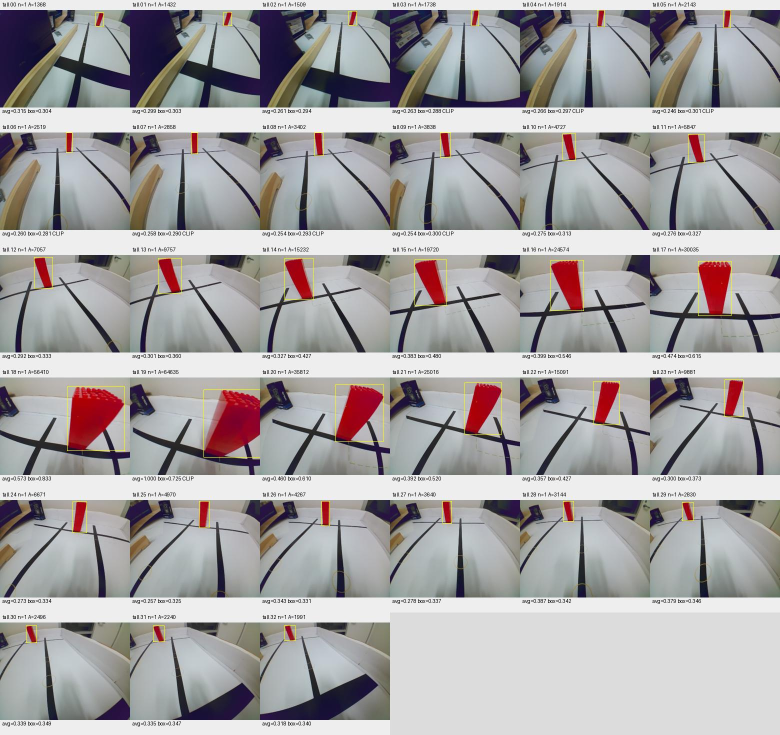
#> input picture Temp_test_01/pillar_area_model/tall_contact_sheet.jpg, 1560 x 1470 px (shown at 1/2 size)
$ python red_shape_camera.py --image ../pillar_area_model/tall_contact_sheet.jpg
#> lines starting #> are read from the running program, lines starting #| are printed output that depends on the picture; after the words box and inside, x2 and y2 are one past the last pixel; in counts of white or black regions, pixels touching at a corner belong together
#!/usr/bin/env python3
# -*- coding: utf-8 -*-
"""640x480 shape measurements using Recording_N02.py's DonkeyCar PiCamera.

Run inside the SAME Raspberry Pi Python environment as Recording_N02.py:
    python3 red_shape_camera.py
    python3 red_shape_camera.py --image model.jpg --no-window

Camera frames are RGB. Only the DISPLAY/SAVED PNG is converted to BGR.
This diagnostic measures apparent pixel dimensions; it does not infer cm.
"""

import argparse
from dataclasses import asdict, dataclass
from datetime import datetime
import json
import os
from pathlib import Path
import signal
import sys
import time

import cv2
import numpy as np


CAPTURE_W, CAPTURE_H = 640, 480
CAMERA_FRAMERATE = 30
LOOP_HZ = 20
SHUTTER_US = 1500
AWB_GAINS = (1.2, 1.5)
VIEW_TITLE = "Red shape - Recording_N02 camera"
MASK_TITLE = "Red mask / HSV controls"
DEFAULT_OUTPUT = Path(__file__).resolve().parent / "captures"


@dataclass
class Settings:
    # Same red HSV defaults as Recording_N02.py, including the hue wraparound.
    hue_width: int = 10
    s_min: int = 100
    v_min: int = 70
    min_area: int = 300
    min_size: int = 12
    kernel: int = 3


def detect_red(rgb, settings):
    """Return cleaned mask and up to three largest independent red regions.

    Do not swap RGB channels, resize the frame, or merge distant components.
    minAreaRect compensates for modest image-plane roll, NOT 3-D perspective.
    """
    hsv = cv2.cvtColor(rgb, cv2.COLOR_RGB2HSV)
    low = cv2.inRange(hsv, (0, settings.s_min, settings.v_min),
                      (settings.hue_width, 255, 255))
    high = cv2.inRange(hsv, (180 - settings.hue_width, settings.s_min,
                           settings.v_min), (179, 255, 255))
    mask = cv2.bitwise_or(low, high)
    if settings.kernel:
        kernel = np.ones((settings.kernel, settings.kernel), np.uint8)
        # Bridge tiny highlight holes, then remove isolated noise. Small kernel
        # preserves sharp corners better than heavy blur/large morphology.
        mask = cv2.morphologyEx(mask, cv2.MORPH_CLOSE, kernel)
        mask = cv2.morphologyEx(mask, cv2.MORPH_OPEN, kernel)

    contours = cv2.findContours(mask, cv2.RETR_EXTERNAL,
                                cv2.CHAIN_APPROX_SIMPLE)[-2]
    frame_h, frame_w = mask.shape
    detections = []
    for contour in sorted(contours, key=cv2.contourArea, reverse=True):
        area = float(cv2.contourArea(contour))
        x, y, w, h = cv2.boundingRect(contour)
        if area < settings.min_area or min(w, h) < settings.min_size:
            continue
        rect = cv2.minAreaRect(contour)
        box = cv2.boxPoints(rect)
        edges = np.roll(box, -1, axis=0) - box
        lengths = np.linalg.norm(edges, axis=1)
        if min(lengths) < 1:
            continue
        # Preserve screen-horizontal width and screen-vertical height. Sorting
        # edges into long/short would lose W/H>1 for the short, wide model.
        horizontal = int(np.argmax(np.abs(edges[:, 0]) / lengths))
        width = float(lengths[horizontal])
        height = float(lengths[(horizontal + 1) % 4])
        polygon = cv2.approxPolyDP(contour, 0.02 * cv2.arcLength(contour, True), True)
        vertices = len(polygon)
        outline = "QUAD" if vertices == 4 and cv2.isContourConvex(polygon) else (
            "POLYGON-{}".format(vertices) if 3 <= vertices <= 6 else "IRREGULAR/ROUND")
        clipped = x <= 0 or y <= 0 or x + w >= frame_w or y + h >= frame_h
        metrics = {
            "id": len(detections) + 1,
            "bbox_xywh": [int(x), int(y), int(w), int(h)],
            "axis_width_px": int(w), "axis_height_px": int(h),
            "axis_w_over_h": float(w / h),
            "oriented_width_px": width, "oriented_height_px": height,
            "oriented_w_over_h": width / height,
            "oriented_h_over_w": height / width,
            "contour_area_px": area,
            "rectangle_fill": float(area / (width * height)),
            "polygon_vertices": vertices, "outline": outline,
            "touches_image_border": bool(clipped),
        }
        detections.append({"metrics": metrics, "contour": contour,
                           "box": box, "polygon": polygon})
        if len(detections) == 3:
            break
    return mask, detections


def render_view(rgb, detections, fps=0.0):
    """Annotate a copy: original RGB pixels remain untouched."""
    bgr = cv2.cvtColor(rgb, cv2.COLOR_RGB2BGR)
    for detection in reversed(detections):
        m = detection["metrics"]
        x, y, w, h = m["bbox_xywh"]
        cv2.drawContours(bgr, [detection["contour"]], -1, (255, 0, 255), 2)
        cv2.polylines(bgr, [np.rint(detection["box"]).astype(np.int32)],
                      True, (0, 255, 255), 1)
        cv2.rectangle(bgr, (x, y), (x + w - 1, y + h - 1), (0, 220, 0), 1)
        for point in detection["polygon"][:, 0]:
            cv2.circle(bgr, tuple(int(v) for v in point), 3, (255, 255, 0), -1)
        label = "#{} W/H={:.3f}".format(m["id"], m["oriented_w_over_h"])
        origin = (x, max(18, y - 7))
        cv2.putText(bgr, label, origin, cv2.FONT_HERSHEY_SIMPLEX, 0.5, (0, 0, 0), 3)
        cv2.putText(bgr, label, origin, cv2.FONT_HERSHEY_SIMPLEX, 0.5, (255, 255, 255), 1)

    panel = np.full((max(480, bgr.shape[0]), 400, 3), 28, np.uint8)
    lines = ["RED SHAPE / largest region #1",
             "Frame: {}x{} | loop {:.1f} Hz".format(rgb.shape[1], rgb.shape[0], fps)]
    if detections:
        m = detections[0]["metrics"]
        lines += ["", "Axis-aligned bounding box:",
                  "W={} px  H={} px".format(m["axis_width_px"], m["axis_height_px"]),
                  "W/H = {:.4f}".format(m["axis_w_over_h"]), "",
                  "Oriented bounding box (yellow):",
                  "W={:.1f} px  H={:.1f} px".format(m["oriented_width_px"], m["oriented_height_px"]),
                  "W/H = {:.4f}".format(m["oriented_w_over_h"]),
                  "H/W = {:.4f}".format(m["oriented_h_over_w"]),
                  "Contour: {} | {} corners".format(m["outline"], m["polygon_vertices"]),
                  "Rectangle fill: {:.1%}".format(m["rectangle_fill"]),
                  "Contour area: {:.0f} px^2".format(m["contour_area_px"]),
                  "CLIPPED: ratio unreliable" if m["touches_image_border"] else "Border: complete silhouette"]
    else:
        lines += ["", "NO RED TARGET", "Check HSV sliders / light / size."]
    lines += ["", "Pixel ratio only; no cm estimate.",
              "Face-on references W/H:", "5cm: 1.000 | 10cm: 0.500",
              "15cm: 0.333 (5cm wide)",
              "S: save   Q/ESC: exit"]
    for i, line in enumerate(lines):
        cv2.putText(panel, line, (12, 23 + i * 20), cv2.FONT_HERSHEY_SIMPLEX,
                    0.48, (235, 235, 235), 1, cv2.LINE_AA)
    canvas = np.zeros((panel.shape[0], bgr.shape[1] + panel.shape[1], 3), np.uint8)
    canvas[:bgr.shape[0], :bgr.shape[1]] = bgr
    canvas[:, bgr.shape[1]:] = panel
    return canvas


def write_image(path, image):
    # imencode + tofile also works when the Windows output path contains Chinese.
    ok, encoded = cv2.imencode(path.suffix, image)
    if not ok:
        raise OSError("Could not encode image: {}".format(path))
    encoded.tofile(str(path))


def save_snapshot(output_dir, label, rgb, mask, detections, view, settings):
    output_dir = Path(output_dir).expanduser()
    output_dir.mkdir(parents=True, exist_ok=True)
    now = datetime.now().astimezone()
    safe_label = "".join(c if c.isalnum() or c in "-_" else "_" for c in label)
    prefix = output_dir / (now.strftime("%Y%m%d_%H%M%S_%f") + "_" + safe_label)
    write_image(Path(str(prefix) + "_raw.png"), cv2.cvtColor(rgb, cv2.COLOR_RGB2BGR))
    write_image(Path(str(prefix) + "_mask.png"), mask)
    write_image(Path(str(prefix) + "_view.png"), view)
    data = {"timestamp": now.isoformat(), "label": label,
            "frame_size_wh": [rgb.shape[1], rgb.shape[0]],
            "input_channel_order": "RGB", "settings": asdict(settings),
            "targets": [d["metrics"] for d in detections]}
    Path(str(prefix) + "_metrics.json").write_text(
        json.dumps(data, indent=2, ensure_ascii=False), encoding="utf-8")
    print("\nSaved snapshot: {}_*".format(prefix))
    return prefix


class ShapeAnalyzer:
    """Non-threaded DonkeyCar part; OpenCV windows stay in the main thread."""

    # [110 lines left out: functions __init__, run, shutdown, configure_camera, run_live, not called in this run]


def run_image(settings, args, show_window):
    path = Path(args.image).expanduser()
    bgr = cv2.imdecode(np.fromfile(str(path), dtype=np.uint8), cv2.IMREAD_COLOR)
    if bgr is None:
        raise RuntimeError("Cannot read image: {}".format(path))
    rgb = cv2.cvtColor(bgr, cv2.COLOR_BGR2RGB)
    # Preserve native dimensions so a non-4:3 photograph isn't stretched.
    mask, detections = detect_red(rgb, settings)
    view = render_view(rgb, detections)
    print(json.dumps([d["metrics"] for d in detections], indent=2))
    save_snapshot(args.output_dir, args.label, rgb, mask, detections, view, settings)
    if show_window:
        try:
            cv2.imshow(VIEW_TITLE, view)
            cv2.imshow(MASK_TITLE, mask)
            print("Press any key in the image window to exit.")
            cv2.waitKey(0)
        finally:
            cv2.destroyAllWindows()


def main():
    parser = argparse.ArgumentParser(description=__doc__, formatter_class=argparse.RawDescriptionHelpFormatter)
    parser.add_argument("--image", help="Analyze an existing photograph instead of opening PiCamera")
    parser.add_argument("--no-window", action="store_true", help="Terminal only (SSH without a desktop)")
    parser.add_argument("--label", default="red", help="Snapshot label, e.g. low5, normal10, tall15")
    parser.add_argument("--output-dir", type=Path, default=DEFAULT_OUTPUT)
    parser.add_argument("--hue-width", type=int, default=10, help="Red hue tolerance around 0/179; default 10")
    parser.add_argument("--s-min", type=int, default=100, help="Minimum saturation; default same as source")
    parser.add_argument("--v-min", type=int, default=70, help="Minimum brightness; default same as source")
    parser.add_argument("--min-area", type=int, default=300, help="Minimum contour area, px^2")
    parser.add_argument("--kernel", type=int, default=3, choices=[0, 3, 5], help="Morphology size; 0 disables")
    args = parser.parse_args()
    if not (1 <= args.hue_width <= 40 and 0 <= args.s_min <= 255 and 0 <= args.v_min <= 255):
        parser.error("Hue width must be 1..40; S/V must be 0..255")
    if not 1 <= args.min_area <= 20000:
        parser.error("Min area must be 1..20000")
    settings = Settings(args.hue_width, args.s_min, args.v_min, args.min_area, kernel=args.kernel)
    show_window = not args.no_window
    if show_window and sys.platform.startswith("linux") and not os.environ.get("DISPLAY"):
        print("DISPLAY not set: terminal-only mode. Use a Pi desktop/VNC to see live images.")
        show_window = False
    def request_stop(_signum, _frame):
        raise KeyboardInterrupt

    signal.signal(signal.SIGTERM, request_stop)
    try:
        if args.image:
            run_image(settings, args, show_window)
#> in run_image, bgr is the input picture: shape (1470, 1560, 3); mean B, G, R 163.9, 163, 165.8
#> in detect_red, `low = cv2.inRange(hsv, (0, settings.s_min, settings.v_min), (settings...`:
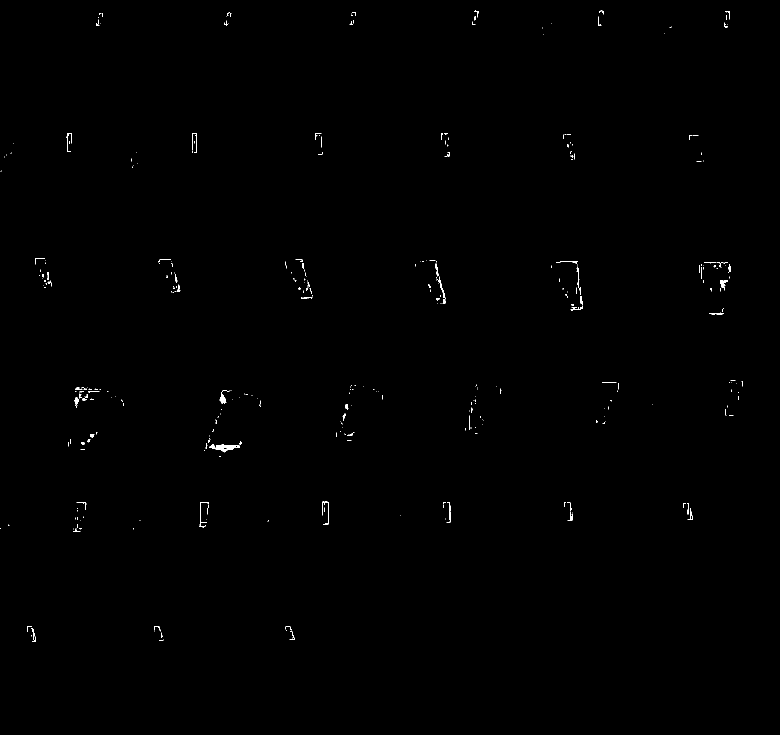
#> low: shape (1470, 1560) (shown at 1/2 size); 0.24% white in thin lines or dots, all inside (x1, y1, x2, y2) = (0, 21, 1486, 1284)
#> in detect_red, `high = cv2.inRange(hsv, (180 - settings.hue_width, settings.s_min, set..`:
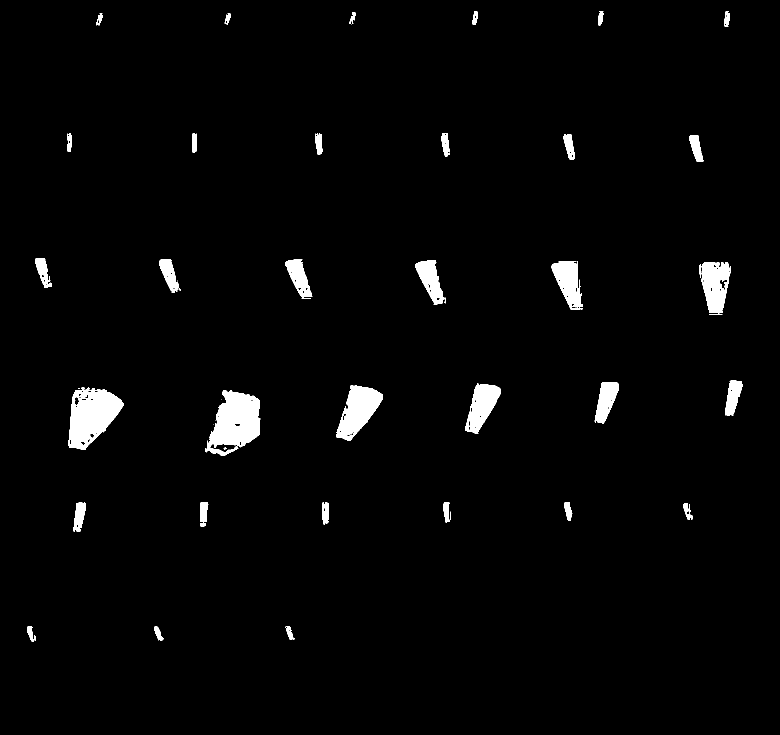
#> high: shape (1470, 1560) (shown at 1/2 size); 2.4% white; 48 white regions (12 under 20 px), largest, box (x1, y1, x2, y2) and area: (410, 781, 521, 911) 9043, (137, 775, 247, 899) 8686, (673, 771, 765, 881) 5661
#> in detect_red, `mask = cv2.bitwise_or(low, high)`:
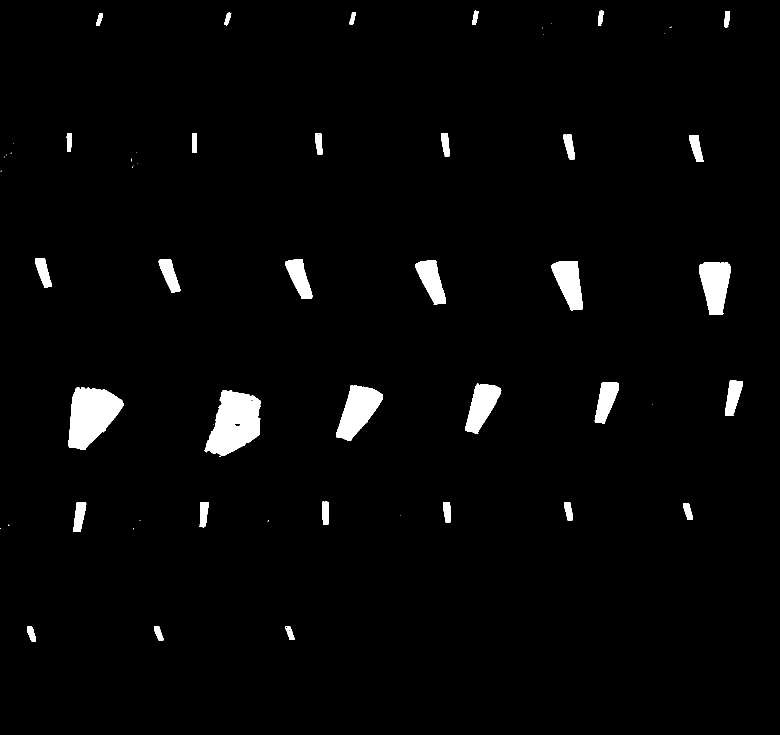
#> mask: shape (1470, 1560) (shown at 1/2 size); 2.6% white; 61 white regions (28 under 20 px), largest, box (x1, y1, x2, y2) and area: (410, 780, 521, 911) 9846, (136, 774, 248, 900) 9200, (672, 770, 766, 882) 5850
#> in detect_red, `contours = cv2.findContours(mask, cv2.RETR_EXTERNAL, cv2.CHAIN_APPROX_..`: contours = 33 contours; largest, box (x1, y1, x2, y2) and area: (410, 780, 521, 911) 9706, (136, 774, 248, 900) 9034, (672, 770, 766, 882) 5710, (1398, 524, 1462, 630) 4777, (930, 767, 1002, 868) 3984
#> the loop in detect_red, `for contour in sorted(contours, key=cv2.contourArea, reverse=True):` made 3 passes
#> (area, x, y, w, h, rect, lengths, width) on passes 1 to 2: (9706, 410, 780, 111, 131, ((473.5, 851.4), (134.3, 96.67), -73.55), [96.67, 134.3, 96.67, 134.3], 96.67), (9034.5, 136, 774, 112, 126, ((192.3, 839.1), (125.1, 104), -84.86), [104, 125.1, 104, 125.1], 104)
#> after the loop in detect_red, `for contour in sorted(contours, key=cv2.contourArea, reverse=True):`: detections = 3 items
#> the loop in render_view, `for detection in reversed(detections):` made 3 passes
#> (x, y, w, h, label, origin) on passes 1 to 3: (672, 770, 94, 112, '#3 W/H=0.606', (672, 763)), (136, 774, 112, 126, '#2 W/H=0.831', (136, 767)), (410, 780, 111, 131, '#1 W/H=0.720', (410, 773))
#> after the loop in render_view, `for detection in reversed(detections):`:
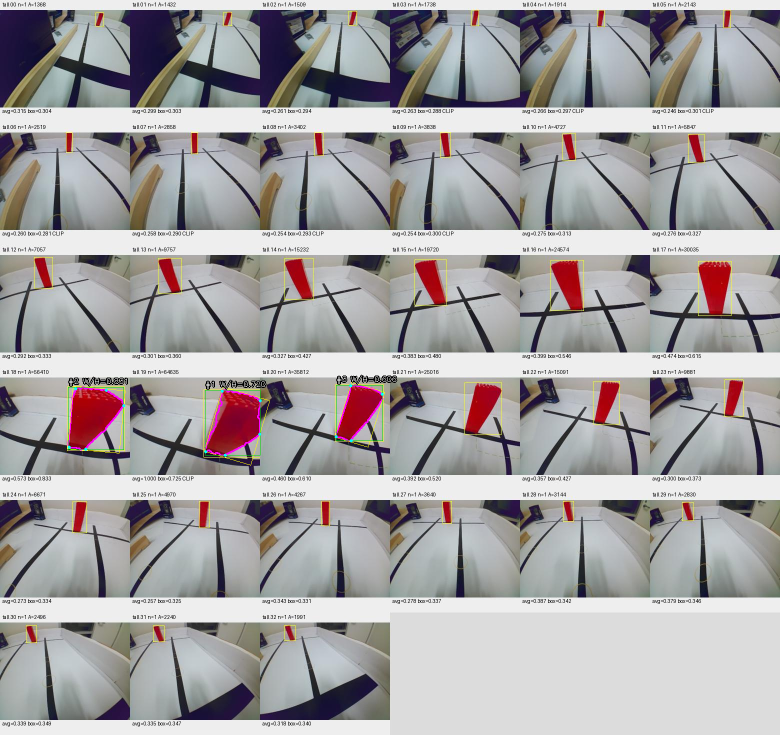
#> bgr: shape (1470, 1560, 3) (shown at 1/2 size); 0.43% of pixels changed, all inside (x1, y1, x2, y2) = (135, 749, 795, 931)
#> in render_view, `lines += ["", "Axis-aligned bounding box:", "W={} px  H={} px".format(..`: lines = 15 items, first 6: 'RED SHAPE / largest region #1', 'Frame: 1560x1470 | loop 0.0 Hz', '', 'Axis-aligned bounding box:', 'W=111 px  H=131 px', 'W/H = 0.8473'
#> in render_view, `lines += ["", "Pixel ratio only; no cm estimate.", "Face-on references..`: lines = 21 items, first 6: 'RED SHAPE / largest region #1', 'Frame: 1560x1470 | loop 0.0 Hz', '', 'Axis-aligned bounding box:', 'W=111 px  H=131 px', 'W/H = 0.8473'
#> the loop in render_view, `for i, line in enumerate(lines):` made 21 passes
#> line on passes 1 to 8: 'RED SHAPE / largest region #1', 'Frame: 1560x1470 | loop 0.0 Hz', '', 'Axis-aligned bounding box:', 'W=111 px  H=131 px', 'W/H = 0.8473', '', 'Oriented bounding box (yellow):'
#> after the loop in render_view, `for i, line in enumerate(lines):`:
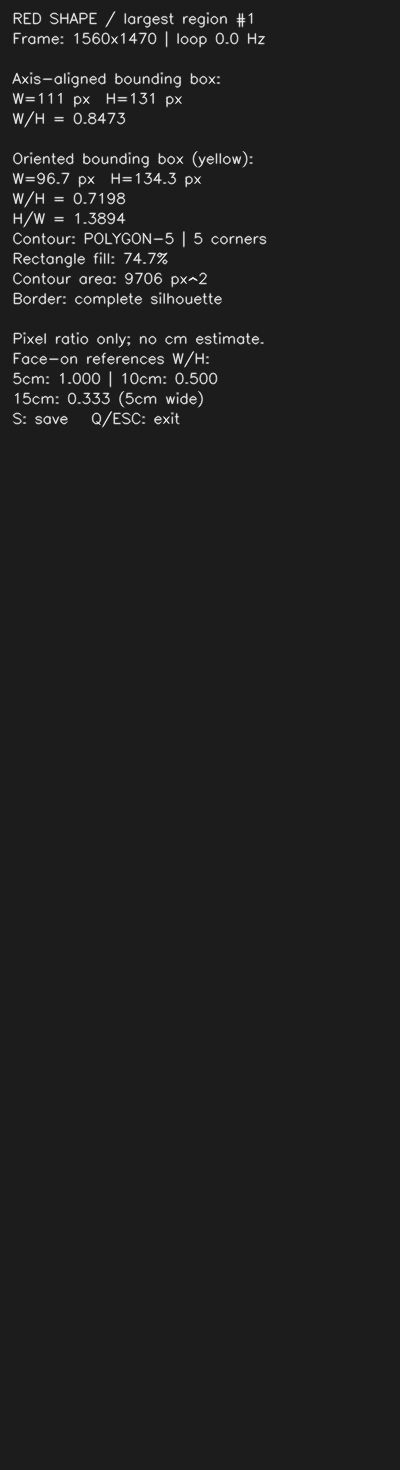
#> panel: shape (1470, 400, 3); min 28, max 235, mean 31.2
#> in render_view, `canvas[:bgr.shape[0], :bgr.shape[1]] = bgr`:
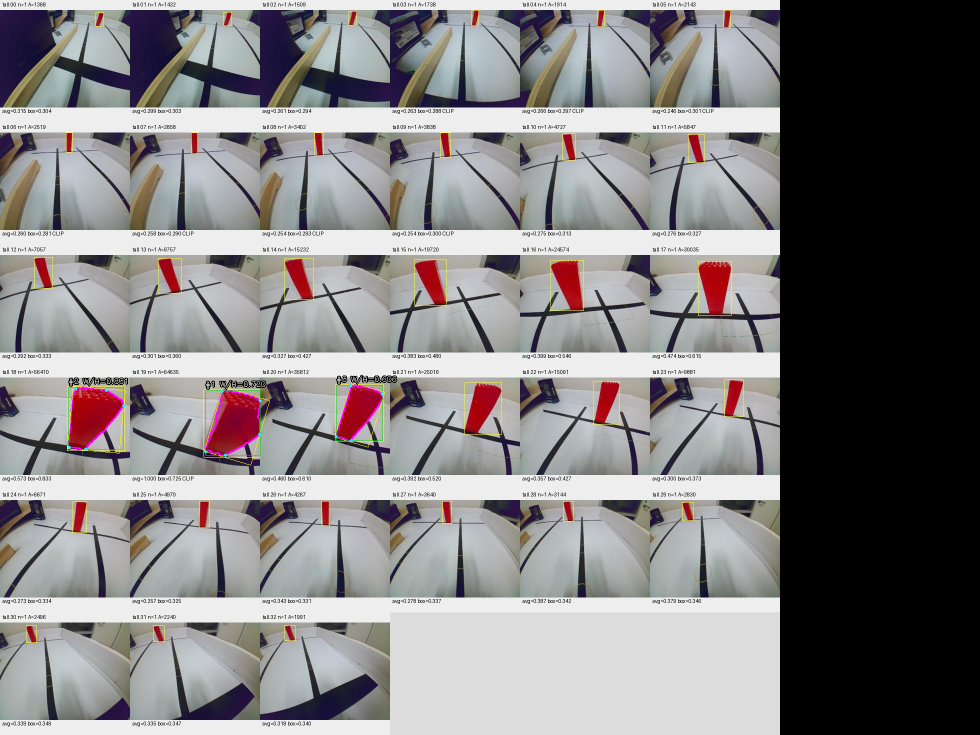
#> canvas: shape (1470, 1960, 3) (shown at 1/2 size); mean B, G, R 130.4, 129.6, 131.8
#> in render_view, `canvas[:, bgr.shape[1]:] = panel`:
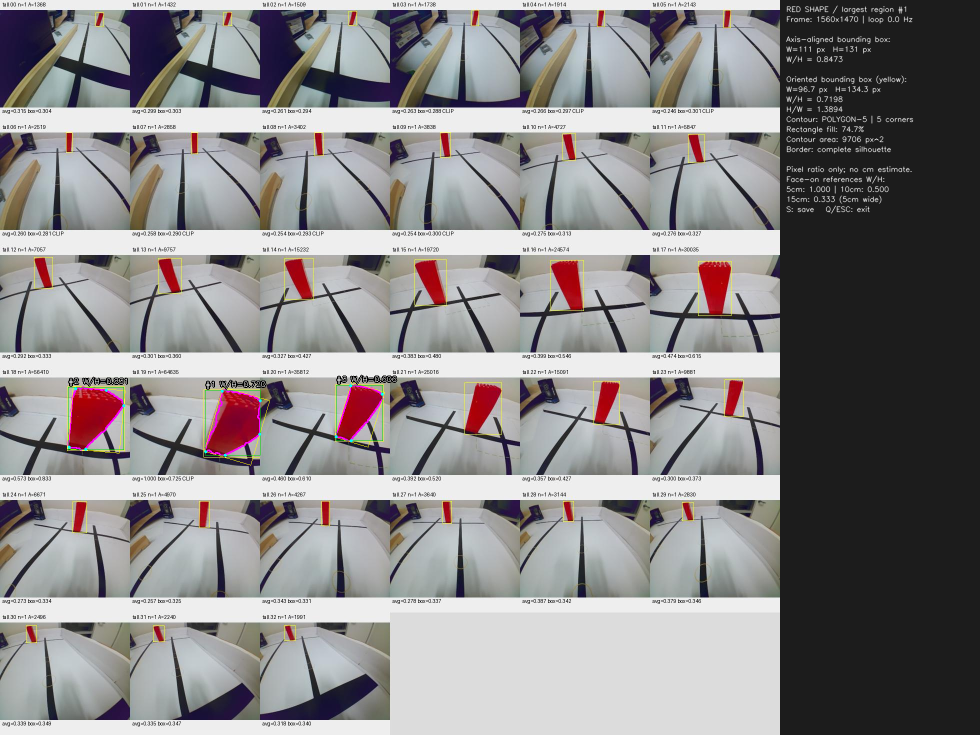
#> canvas: shape (1470, 1960, 3) (shown at 1/2 size); mean B, G, R 136.7, 135.9, 138.2
#> (printed output is left out)
        else:
            run_live(settings, args, show_window)
    except KeyboardInterrupt:
        print("\nStopped.")
    except (RuntimeError, OSError, cv2.error) as exc:
        print("\nERROR: {}".format(exc), file=sys.stderr)
        return 1
    return 0


if __name__ == "__main__":
    sys.exit(main())
#> (the program exits here)
